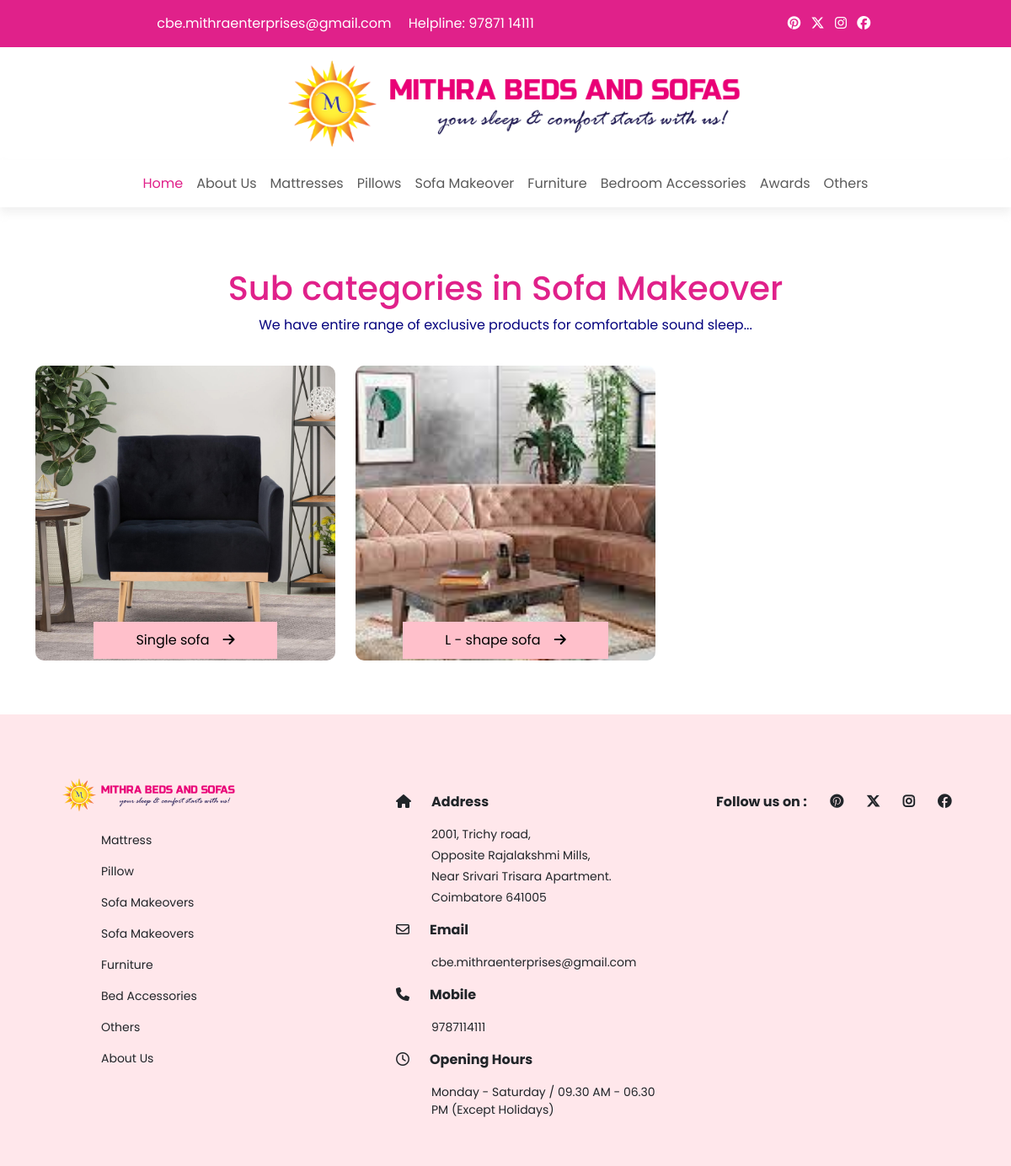
The page /subcategory/Sofa Makeover on the database its author committed.
### app/models.py (models this page shows, shortened)
class Category(models.Model):
    name = models.CharField(max_length=150, null=False, blank=False)
    image = models.ImageField(upload_to=getFileName, null=True, blank=True)
    description = models.TextField(max_length=500, null=False, blank=False)
    status = models.BooleanField(default=False, help_text="0-Show,1-Hidden")
    created_at = models.DateTimeField(auto_now_add=True)

class SubCategory(models.Model):
    sub_category_of = models.ForeignKey(Category, on_delete=models.CASCADE)
    name = models.CharField(max_length=150, null=False, blank=False)
    image = models.ImageField(upload_to=getFileName, null=True, blank=True)
    description = models.TextField(max_length=500, null=False, blank=False)
    status = models.BooleanField(default=False, help_text="0-Show,1-Hidden")
    created_at = models.DateTimeField(auto_now_add=True)

### app/views.py (the view)
# urls.py: path('subcategory/<str:pk>',views.subcategory,name='subcategory'),
def subcategory(request, pk):
    category = pk
    subcategory = SubCategory.objects.filter(sub_category_of__name=pk)
    return render(request, 'pages/subcategory.html', {'subcategory': subcategory, 'category': category})

### app/templates/pages/subcategory.html
{% extends 'base/base.html' %}
{% load static %}
{% block content %}
{% include 'inc/header.html' %}
{% include 'inc/navbar.html' %}
<br>
<div class="container my-5">
  {% if subcategory %}
  <h1 class="colorprimary text-center mb-1">Sub categories in {{category}}</h1>
  <p class="colorsecondary text-center lh-lg ">
    We have entire range of exclusive products for comfortable sound sleep...
  </p>
  <div class="row">
    {% for item in subcategory %}
    <div class="col-md-4 my-3">
      <div class="home-category-image-container" style="background-image: url({{item.image.url}});">
        <a href="{% url 'products' item.name %}"> <button class="home-category-image-container-heading">{{item.name}}<i
              class="fa-solid fa-arrow-right ms-3"></i></button></a>
      </div>
    </div>
    {% endfor %}
    {% else %}
    <h1 class="colorprimary text-center mb-1">Sub categories in {{category}}</h1>
    <p class="colorsecondary text-center lh-lg ">
      No such sub categories found try after some time...
    </p>
    {% endif %}
  </div>
</div>
{% include 'inc/footer.html' %}
{% endblock content %}

### static/css/mystyle.css (style rules this page uses)
* { margin: 0; padding: 0; font-family: "Poppins", sans-serif; }
:root { --primarycolor: rgba(224, 33, 138, 1); --secondary: #03017d; }
.colorprimary { color: var(--primarycolor); }
.colorsecondary { color: var(--secondary) !important; }
.home-category-image-container { width: 100%; height: 350px; background-position: center; background-size: cover; background-repeat: no-repeat; border-radius: 10px; display: flex; justify-content: center; align-items: end; }
.home-category-image-container-heading { background-color: white; padding: 10px 50px 10px 50px; }
.home-category-image-container-heading { border: none; margin-bottom: 2px; transition: 300ms; background-color: #ffc0cb; }

### rows shown on the page
Category: name "Sofa Makeover"
SubCategory: image (picture), name "Single sofa"
SubCategory: image (picture), name "L - shape sofa"
